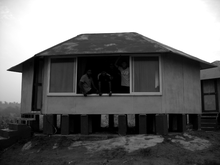
%> input picture ECE 253/HW2/beach.png, 220 x 165 px, shrunk from 800 x 600 before the run
$ octave P1.m   (GNU Octave 9; MATLAB toolbox functions it lacks are replaced by stand-ins)
%> lines starting %> are read from the running program, lines starting %| are printed output that depends on the picture
### ECE 253/HW2/AHE.m
% This function is designed to perform the adaptive histgram equalization
% Before the operation, it will first pad the image based on the window
% size
% for each pixel, it will perform histogram equalization around the certain
% regions. The region is defined to be a square , it's size always equals
% to win_size
function [output] = AHE(image, win_size)
    %pad the image based on the window size
    pad_size = floor(win_size/2);
    paddedImage = padarray(image, [pad_size,pad_size], 'symmetric');
    [height,width] = size(paddedImage);
    output= uint8(zeros(size(image,1), size(image, 2)));
    %perform Adaptive histogram equalization
    for x =  1 + pad_size : height - pad_size
        for y = 1 + pad_size  : width - pad_size
            rank = 0;
            %iterate through the window around certer pixel
            for i = x - pad_size :  x + pad_size
                for j = y - pad_size : y + pad_size
                    if paddedImage(x,y) > paddedImage(i,j)
                        rank = rank + 1;
                    end
                end
            end
            intensity = 255 * (rank/(win_size * win_size));
            output(x- pad_size, y - pad_size) = intensity;
        end
    end
end

### ECE 253/HW2/P1.m
image = imread('beach.png');
%> image is the input picture: size 165x220 uint8; min 0, max 255, mean 110.1
imshow(image);
win_size = 129;
pad_size = floor(win_size/2);
disp(pad_size);
paddedImage = padarray(image,[pad_size,pad_size],'symmetric');
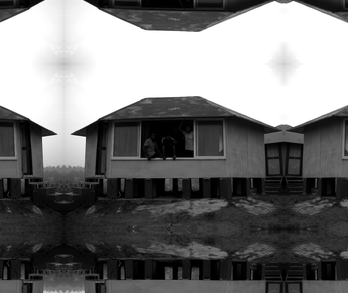
%> paddedImage: size 293x348 uint8; min 0, max 255, mean 119.2
[height,width] = size(paddedImage);
%> height = 293; width = 348
output= uint8(zeros(size(image,1), size(image, 2)));

padImage33 = AHE(image,33);
%> in AHE, `paddedImage = padarray(image, [pad_size,pad_size], 'symmetric');`:
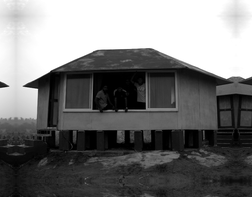
%> paddedImage: size 197x252 uint8; min 0, max 255, mean 118.7
%> (the run ends here)
